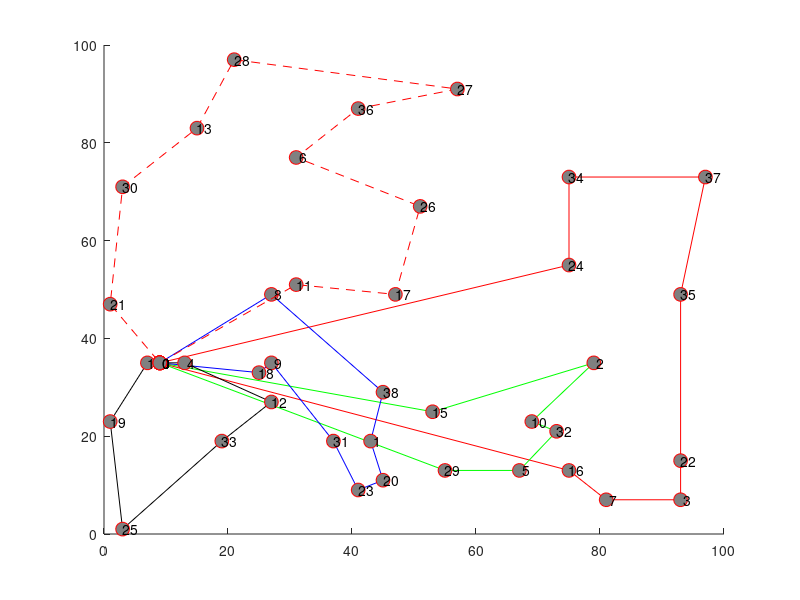

Write the MATLAB code that produced this figure. (Note: this script raises an error after producing the figure.)
hold on;
plot([  9; 75; 81; 93; 93; 93; 97; 75; 75;  9], [ 35; 13;  7;  7; 15; 49; 73; 73; 55; 35], '-ro', 'MarkerSize', 10, 'MarkerEdgeColor', 'r', 'MarkerFaceColor', [0.5,0.5,0.5]);
text([  9; 75; 81; 93; 93; 93; 97; 75; 75;  9], [ 35; 13;  7;  7; 15; 49; 73; 73; 55; 35], num2str([   0;  16;   7;   3;  22;  35;  37;  34;  24;   0]));
plot([  9; 55; 67; 73; 69; 79; 53;  9], [ 35; 13; 13; 21; 23; 35; 25; 35], '-go', 'MarkerSize', 10, 'MarkerEdgeColor', 'r', 'MarkerFaceColor', [0.5,0.5,0.5]);
text([  9; 55; 67; 73; 69; 79; 53;  9], [ 35; 13; 13; 21; 23; 35; 25; 35], num2str([   0;  29;   5;  32;  10;   2;  15;   0]));
plot([  9; 27; 45; 43; 45; 41; 37; 27; 25;  9], [ 35; 49; 29; 19; 11;  9; 19; 35; 33; 35], '-bo', 'MarkerSize', 10, 'MarkerEdgeColor', 'r', 'MarkerFaceColor', [0.5,0.5,0.5]);
text([  9; 27; 45; 43; 45; 41; 37; 27; 25;  9], [ 35; 49; 29; 19; 11;  9; 19; 35; 33; 35], num2str([   0;   8;  38;   1;  20;  23;  31;   9;  18;   0]));
plot([  9;  7;  1;  3; 19; 27; 13;  9], [ 35; 35; 23;  1; 19; 27; 35; 35], '-ko', 'MarkerSize', 10, 'MarkerEdgeColor', 'r', 'MarkerFaceColor', [0.5,0.5,0.5]);
text([  9;  7;  1;  3; 19; 27; 13;  9], [ 35; 35; 23;  1; 19; 27; 35; 35], num2str([   0;  14;  19;  25;  33;  12;   4;   0]));
plot([  9; 31; 47; 51; 31; 41; 57; 21; 15;  3;  1;  9], [ 35; 51; 49; 67; 77; 87; 91; 97; 83; 71; 47; 35], '--ro', 'MarkerSize', 10, 'MarkerEdgeColor', 'r', 'MarkerFaceColor', [0.5,0.5,0.5]);
text([  9; 31; 47; 51; 31; 41; 57; 21; 15;  3;  1;  9], [ 35; 51; 49; 67; 77; 87; 91; 97; 83; 71; 47; 35], num2str([   0;  11;  17;  26;   6;  36;  27;  28;  13;  30;  21;   0]));
legend('Route 1','Route 2','Route 3','Route 4','Route 5',0);
xlabel('x');
ylabel('y');
